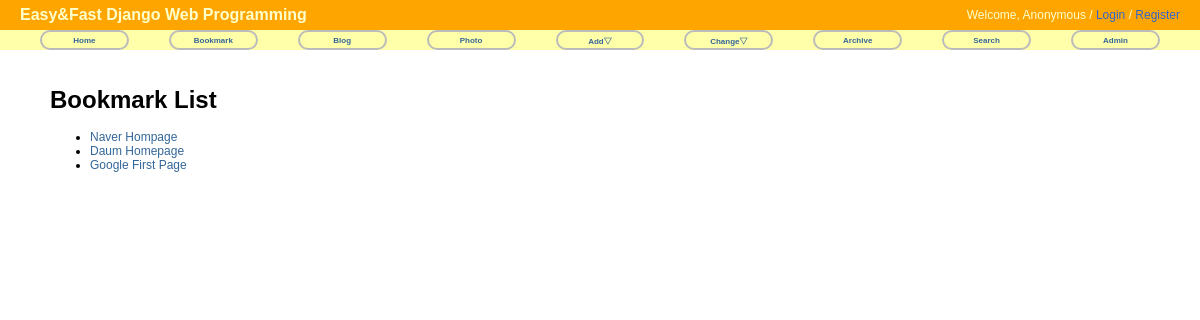
Screenshot of /bookmark/ with the database file from the repository.
### bookmark/models.py (models this page shows)
@python_2_unicode_compatible
class Bookmark(models.Model):
    title = models.CharField(max_length=100, blank=True, null=True)
    url = models.URLField('url', unique=True)
    def __str__(self):
        return self.title

### bookmark/views.py (the view)
class BookmarkLV(ListView):
    model = Bookmark

### bookmark/templates/bookmark/bookmark_list.html (shortened to what this page needs)
{% extends "base.html" %}
{% block content %}
<div id="content">
	<h1>Bookmark List</h1>
	<ul>
		{% for bookmark in object_list %}
			<li><a href="{% url 'bookmark:detail' bookmark.id %}">{{ bookmark }}</a></li>
		{% endfor %}
	</ul>
</div>
{% endblock %}

### static/css/base.css (style rules this page uses)
body { font-family: "Lucida Grande", Verdana, Arial, sans-serif; font-size: 12px; }
div#content { position: absolute; top: 70px; left: 50px; right: 50px; }
a:link, a:visited { color: #369; text-decoration: none; }

### rows the page displays
Bookmark: title "Naver Hompage"
Bookmark: title "Daum Homepage"
Bookmark: title "Google First Page"
